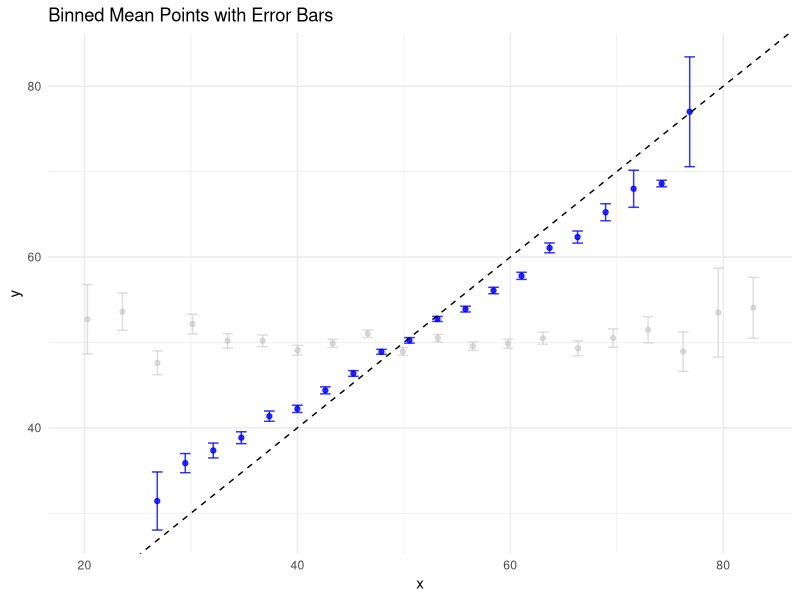
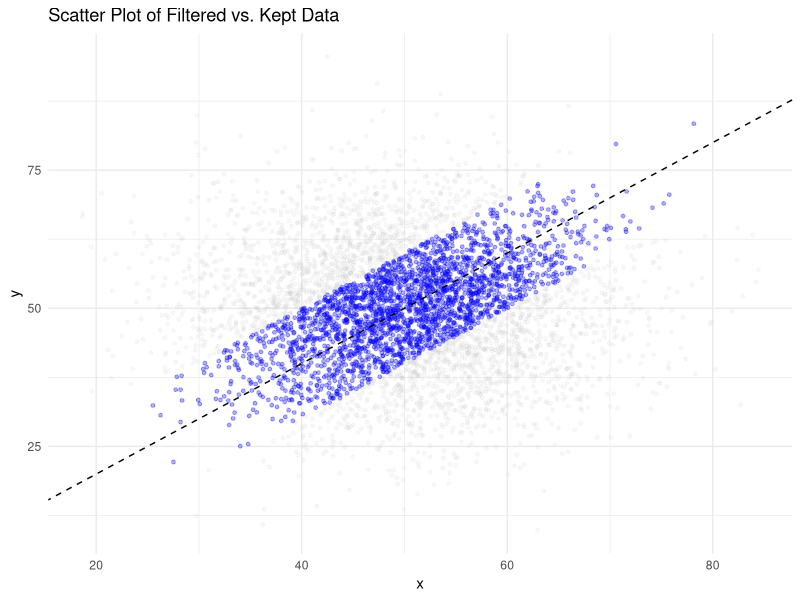
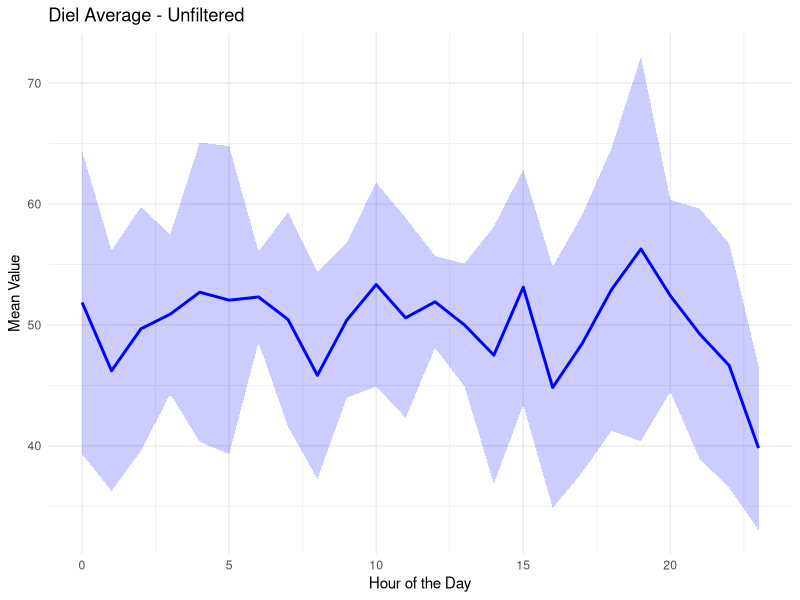
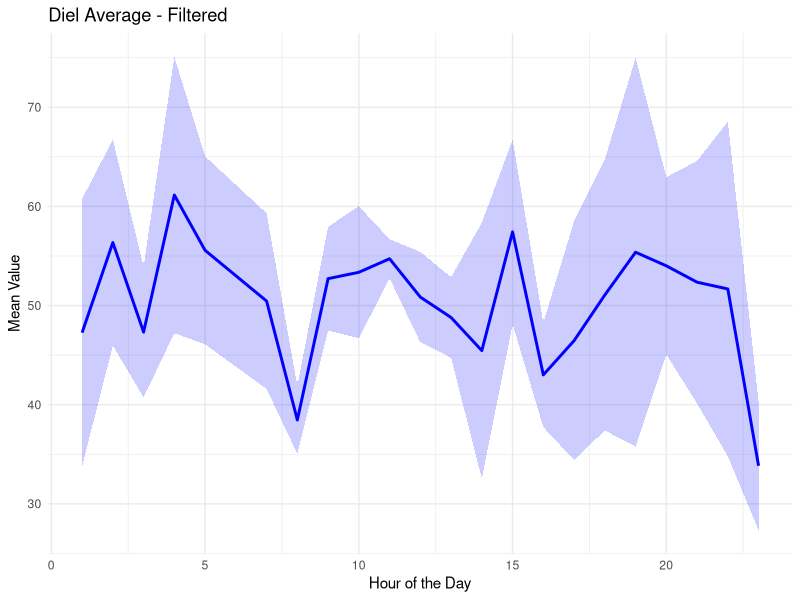

These figures' R source, in order:
library(ggplot2)
library(dplyr)
# Function to bin data and compute mean & standard error
compute_binned_stats <- function(data, x_col, y_col, bins = 20) {
  # Create numeric bins
  bin_edges <- seq(min(data[[x_col]], na.rm = TRUE), max(data[[x_col]], na.rm = TRUE), length.out = bins + 1)
  
  data %>%
    mutate(
      x_bin = cut(!!sym(x_col), breaks = bin_edges, labels = FALSE),  # Numeric bins
      x_center = (bin_edges[x_bin] + bin_edges[x_bin + 1]) / 2  # Compute bin midpoint
    ) %>%
    group_by(x_bin, x_center) %>%
    summarise(
      y_mean = mean(!!sym(y_col), na.rm = TRUE),
      y_se = sd(!!sym(y_col), na.rm = TRUE) / sqrt(n()),  # Standard Error
      .groups = "drop"
    ) %>%
    filter(!is.na(x_center))  # Remove any remaining NAs
}

# Function to plot binned data with error bars
plot_binned_data <- function(original_data, filtered_data, x_col, y_col, bins = 20) {
  # Compute stats for filtered and unfiltered data
  original_stats <- compute_binned_stats(original_data, x_col, y_col, bins)
  filtered_stats <- compute_binned_stats(filtered_data, x_col, y_col, bins)
  
  ggplot() +
    # Error bars for filtered-out data (grey)
    geom_errorbar(data = original_stats, aes(x = x_center, ymin = y_mean - y_se, ymax = y_mean + y_se), 
                  width = 1, color = "grey", alpha = 0.5) +
    geom_point(data = original_stats, aes(x = x_center, y = y_mean), color = "grey", alpha = 0.5) +
    
    # Error bars for kept data (blue)
    geom_errorbar(data = filtered_stats, aes(x = x_center, ymin = y_mean - y_se, ymax = y_mean + y_se), 
                  width = 1, color = "blue", alpha = 0.8) +
    geom_point(data = filtered_stats, aes(x = x_center, y = y_mean), color = "blue", alpha = 0.8) +
    
    # 1:1 reference line
    geom_abline(slope = 1, intercept = 0, linetype = "dashed", color = "black") +
    
    labs(title = "Binned Mean Points with Error Bars",
         x = x_col, y = y_col) +
    theme_minimal()
}

# Generate sample data
set.seed(123)
original_data <- data.frame(
  x = rnorm(5000, mean = 50, sd = 10),
  y = rnorm(5000, mean = 50, sd = 10) + rnorm(5000, mean = 0, sd = 5)
)

# Apply filtering: Keep points where y is within 10 units of x
filtered_data <- original_data %>% filter(abs(y - x) < 10)

# Plot with binned means and error bars
plot_binned_data(original_data, filtered_data, "x", "y", bins = 20)

























library(ggplot2)
library(dplyr)

# Function to plot scatter plot with transparency
plot_filtered_scatter <- function(original_data, filtered_data, x_col, y_col) {
  ggplot() +
    # Scatter plot for filtered-out data (grey, semi-transparent)
    geom_point(data = original_data, aes_string(x = x_col, y = y_col), 
               color = "grey", alpha = 0.1, size = 1) +
    
    # Scatter plot for kept data (blue, slightly more opaque)
    geom_point(data = filtered_data, aes_string(x = x_col, y = y_col), 
               color = "blue", alpha = 0.3, size = 1) +
    
    # 1:1 reference line
    geom_abline(slope = 1, intercept = 0, linetype = "dashed", color = "black") +
    
    labs(title = "Scatter Plot of Filtered vs. Kept Data",
         x = x_col, y = y_col) +
    theme_minimal()
}

# Generate larger sample data
set.seed(123)
original_data <- data.frame(
  x = rnorm(5000, mean = 50, sd = 10),
  y = rnorm(5000, mean = 50, sd = 10)
)
original_data$y <- original_data$y + rnorm(5000, mean = 0, sd = 5)

# Apply filtering: Keep points where y is within 10 units of x
filtered_data <- original_data %>% filter(abs(y - x) < 10)

# Plot using the function
plot_filtered_scatter(original_data, filtered_data, "x", "y")

###############DIEL###############

# Load necessary libraries
library(ggplot2)
library(dplyr)

# Function to calculate diel average
calculate_diel_avg <- function(data, time_column, value_column, filter_condition = NULL) {
  data <- data %>%
    mutate(Hour = as.numeric(format(!!sym(time_column), "%H")))  # Extract hour
  
  if (!is.null(filter_condition)) {
    data <- data %>% filter(!!rlang::parse_expr(filter_condition))  # Apply filtering
  }
  
  diel_avg <- data %>%
    group_by(Hour) %>%
    summarise(Mean = mean(!!sym(value_column), na.rm = TRUE),
              SD = sd(!!sym(value_column), na.rm = TRUE),
              N = n()) %>%
    ungroup()
  
  return(diel_avg)
}

# Function to plot diel average
plot_diel_avg <- function(diel_avg, title) {
  ggplot(diel_avg, aes(x = Hour, y = Mean)) +
    geom_line(color = "blue", size = 1) +
    geom_ribbon(aes(ymin = Mean - SD, ymax = Mean + SD), alpha = 0.2, fill = "blue") +
    labs(title = title, x = "Hour of the Day", y = "Mean Value") +
    theme_minimal()
}

# Example dataset
set.seed(123)
example_data <- data.frame(
  Timestamp = seq.POSIXt(from = as.POSIXct("2023-01-01 00:00"), 
                         to = as.POSIXct("2023-01-07 23:00"), by = "hour"),
  Value = rnorm(168, mean = 50, sd = 10),  # Simulated values
  FilterFlag = sample(c(TRUE, FALSE), 168, replace = TRUE)  # Random filtering flag
)

# Compute and plot diel average for unfiltered data
diel_avg_unfiltered <- calculate_diel_avg(example_data, "Timestamp", "Value")
plot_diel_avg(diel_avg_unfiltered, "Diel Average - Unfiltered")

# Compute and plot diel average for filtered data
diel_avg_filtered <- calculate_diel_avg(example_data, "Timestamp", "Value", "FilterFlag == TRUE")
plot_diel_avg(diel_avg_filtered, "Diel Average - Filtered")

